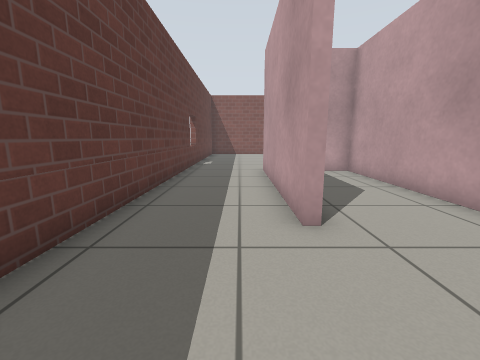
View 1 (above)

18 first-person views from a walk through a Gazebo world. The camera is 0.72 m above the floor, tilts 10° down and sees 90° across. The floor is counted in squares, 0.5 m on a side. Each view is taken from the middle of a square. On the plan, view 1 faces up. The plan holds only what a view shows up to about 13 squares ahead; the rest is blank. Gazebo's built-in surfaces are drawn with simple patterns.

View 2
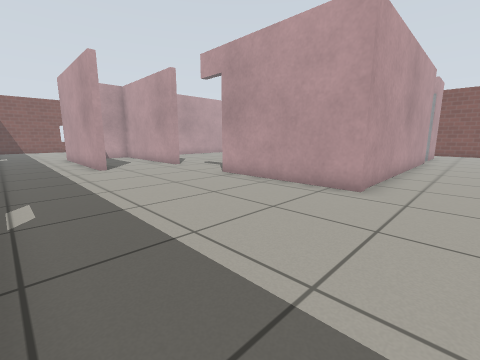

View 3
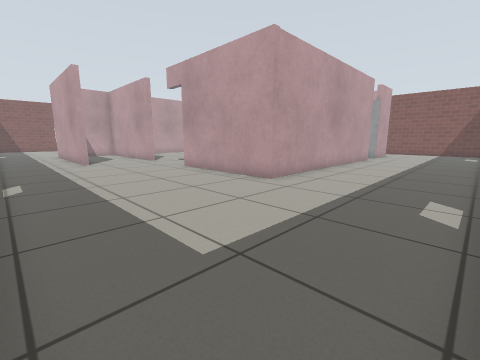

View 4
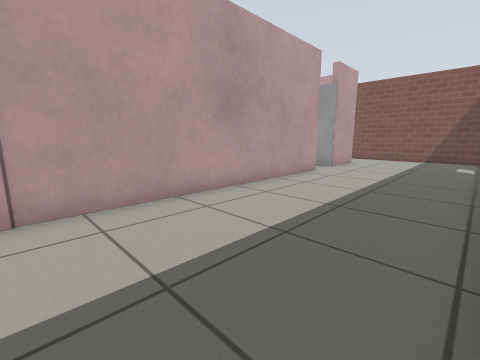

View 5
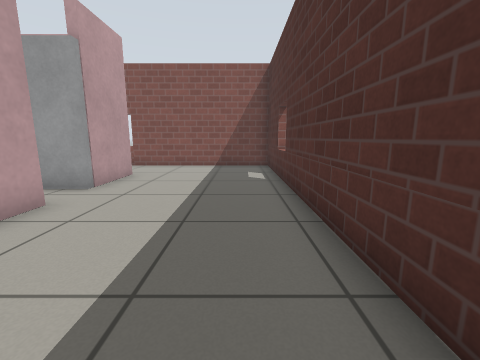

View 6
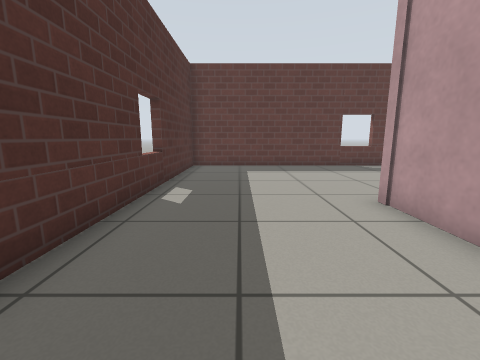

View 7
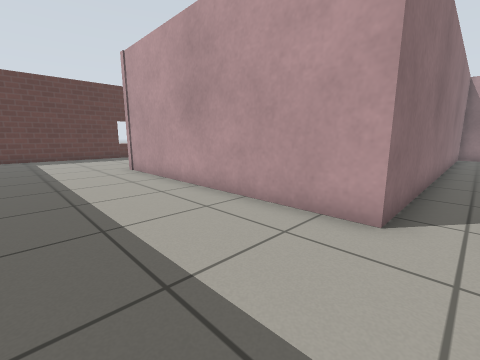

View 8
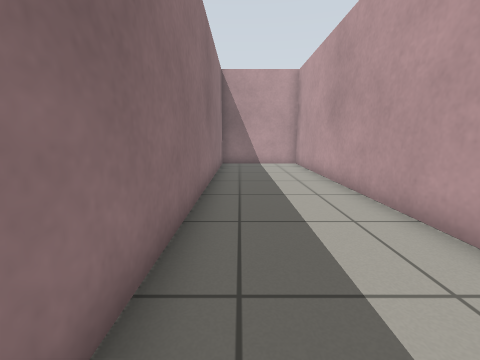

View 9
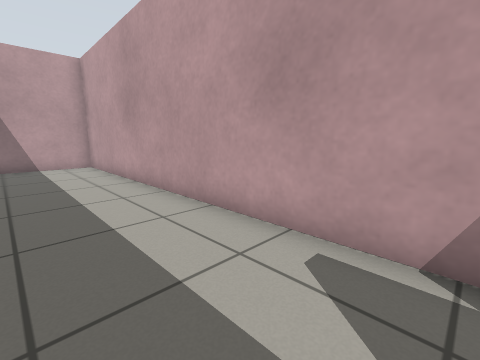

View 10
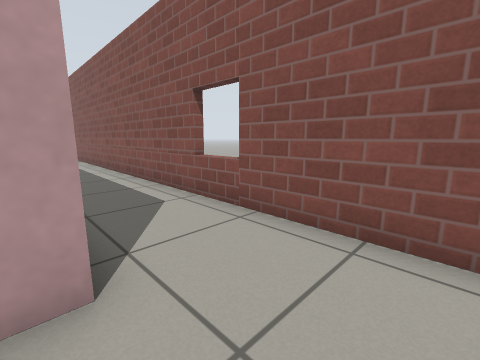

View 11
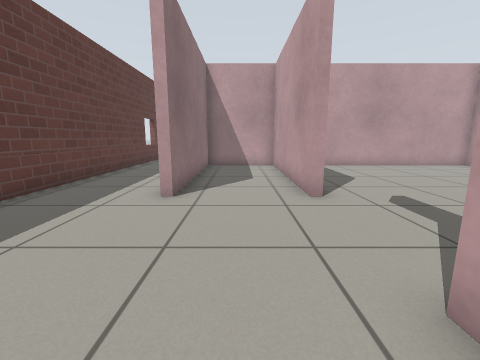

View 12
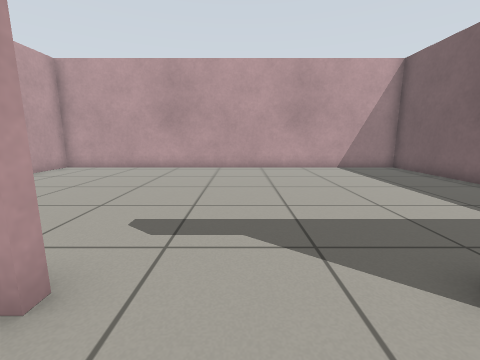

View 13
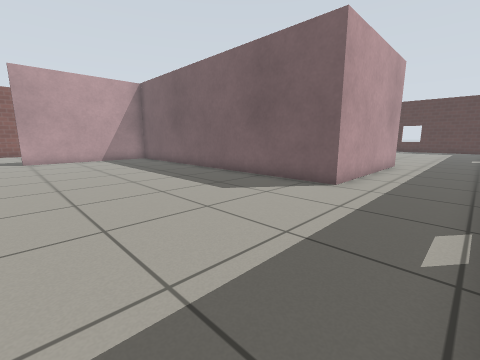

View 14
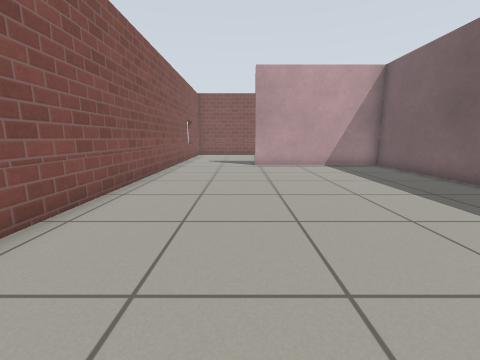

View 15
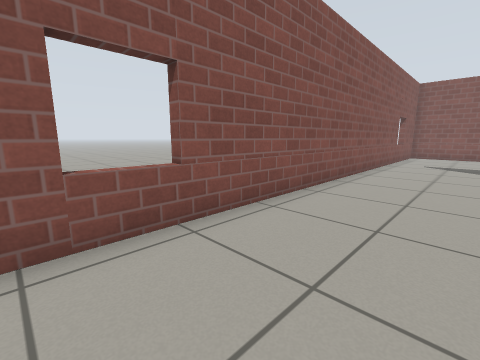

View 16
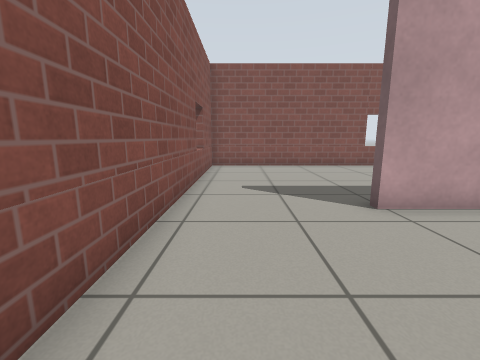

View 17
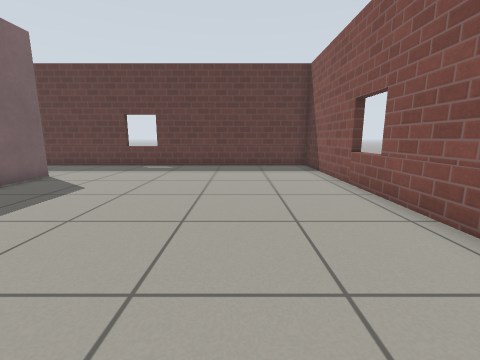

View 18
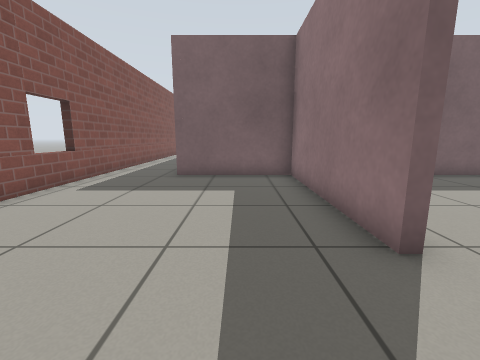

### Floor plan
Ten units are one square. View 1 is at (0, 0); x grows to the right and y downward. Boxes are objects, and circles mark ways between rooms. Rooms are numbered by the first view taken in them; rooms with no view inside come last. Other rooms are left out.
<svg viewBox="-30 -220 260 340">
<path fill="none" stroke="#000" d="M112 115 225 115 225 65M47 -38 47 -105 14 -105 14 -38M195 58 174 58M191 32 191 -105 150 -105 150 58 47 58 47 1M-25 15 -25 114 77 115M-25 -35 -25 -23M145 -215 -25 -215 -25 -35M10 -38 10 -108 147 -108 147 -172M147 -172 150 -172 150 -108 195 -108M225 65 225 -215 145 -215M51 -38 47 -38M104 55 147 55 147 -105 74 -105"/>
<rect x="165" y="35" width="10" height="20" fill="#bbb"><title>door leaf</title></rect>
<circle cx="-10" cy="-40" r="3" fill="#2a7"/>
<circle cx="210" cy="57" r="3" fill="#2a7"/>
<circle cx="50" cy="-25" r="3" fill="#2a7"/>
<circle cx="50" cy="-5" r="3" fill="#2a7"/>
<circle cx="150" cy="-195" r="3" fill="#2a7"/>
<text x="80" y="70">1</text>
<text x="50" y="-150">2</text>
<text x="200" y="-110">3</text>
<text x="100" y="-30">4</text>
</svg>
Room 1 opens to room 2. Room 1 opens to room 3. Room 1 opens to room 4. Room 2 opens to room 3.

Where each view was taken, in squares from view 1:
view 1: 0 up, 0 right, facing up
view 2: 8 down, 2 left, facing up-right
view 3: 11 down, 2 left, facing up-right
view 4: 11 down, 5 right, facing up-right
view 5: 10 down, 10 right, facing right
view 6: 9 down, 10 right, facing left
view 7: 10 down, 16 right, facing up-left
view 8: 3 down, 16 right, facing up
view 9: 3 down, 16 right, facing up-right
view 10: 8 down, 19 right, facing up-right
view 11: 2 down, 3 right, facing up
view 12: 2 up, 3 right, facing right
view 13: 18 up, 2 left, facing down-right
view 14: 18 up, 2 right, facing right
view 15: 18 up, 2 right, facing up-right
view 16: 20 up, 10 right, facing right
view 17: 18 up, 10 right, facing left
view 18: 20 up, 17 right, facing down
